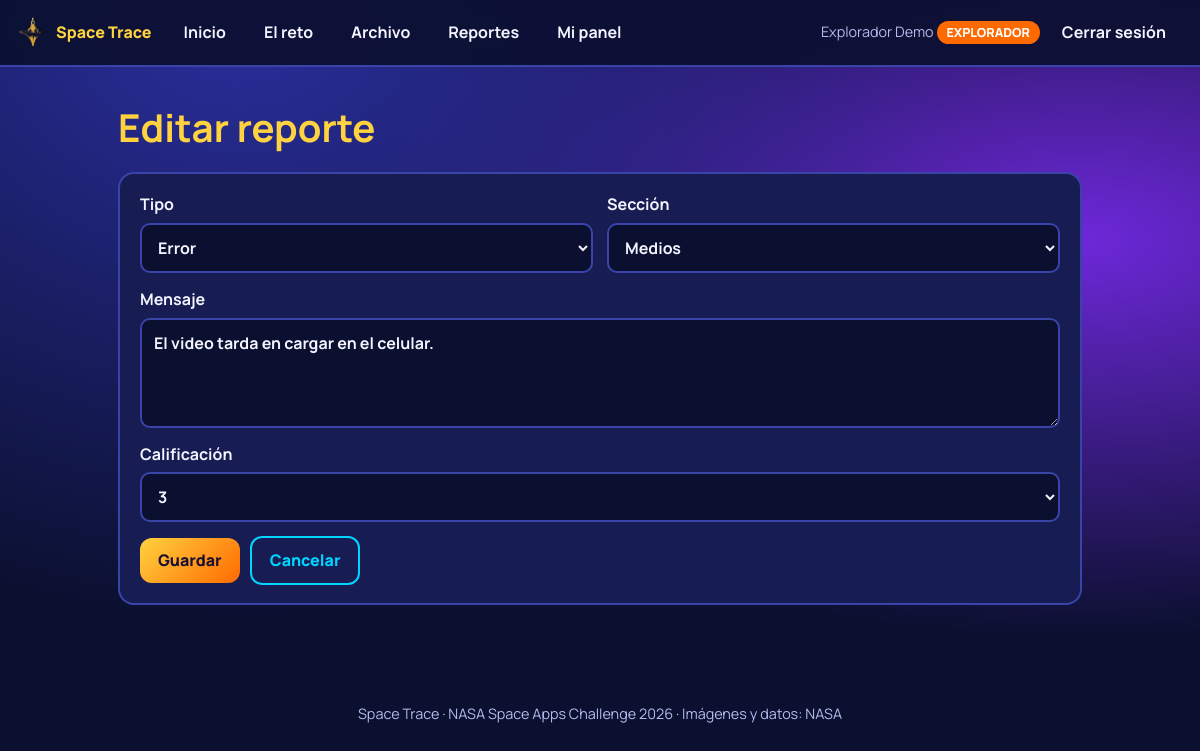
Screenshot of /reportes/3/editar (signed in) with the database file from the repository.
### tables this page shows
CREATE TABLE users (
    id            INTEGER PRIMARY KEY AUTOINCREMENT,
    nombre        TEXT NOT NULL,
    email         TEXT NOT NULL UNIQUE,
    password_hash TEXT NOT NULL,
    rol           TEXT NOT NULL DEFAULT 'EXPLORADOR'
                  CHECK (rol IN ('ADMIN', 'EXPLORADOR')),
    activo        INTEGER NOT NULL DEFAULT 1,
    creado        TEXT NOT NULL
);

CREATE TABLE reportes (
    id          INTEGER PRIMARY KEY AUTOINCREMENT,
    user_id     INTEGER NOT NULL REFERENCES users(id) ON DELETE CASCADE,
    tipo        TEXT NOT NULL CHECK (tipo IN ('Comentario', 'Error', 'Sugerencia')),
    seccion     TEXT NOT NULL,
    mensaje     TEXT NOT NULL,
    calificacion INTEGER CHECK (calificacion IS NULL OR calificacion BETWEEN 1 AND 5),
    estado      TEXT NOT NULL DEFAULT 'Pendiente'
                CHECK (estado IN ('Pendiente', 'En revisión', 'Resuelto')),
    respuesta   TEXT NOT NULL DEFAULT '',
    creado      TEXT NOT NULL,
    actualizado TEXT NOT NULL
);

### spacetrace/reportes.py (the view, shortened to what this page needs)
@bp.route("/reportes/<int:reporte_id>/editar", methods=["GET", "POST"])
@login_required
def editar(reporte_id):
    r = obtener_reporte(reporte_id)
    if r["user_id"] != g.user["id"]:
        abort(403)
    if r["estado"] != "Pendiente":
        flash("Solo puedes editar reportes que siguen pendientes.", "error")
        return redirect(url_for("reportes.lista"))
    return render_template("reportes/editar.html", r=r, TIPOS=TIPOS, SECCIONES=SECCIONES)

### spacetrace/auth.py (called while the page is built)
def csrf_token():
    if "_csrf" not in session:
        session["_csrf"] = secrets.token_hex(16)
    return session["_csrf"]

def verificar_csrf():
    if not current_app.config.get("CSRF_ENABLED", True):
        return
    if request.method in ("POST", "PUT", "PATCH", "DELETE"):
        enviado = request.form.get("csrf_token", "")
        esperado = session.get("_csrf", "")
        if not esperado or not secrets.compare_digest(enviado, esperado):
            abort(400, "Token CSRF inválido. Recarga la página e inténtalo de nuevo.")

def cargar_usuario():
    user_id = session.get("user_id")
    g.user = None
    if user_id is not None:
        user = get_db().execute(
            "SELECT id, nombre, email, rol, activo FROM users WHERE id = ?", (user_id,)
        ).fetchone()
        if user and user["activo"]:
            g.user = user
        else:
            session.pop("user_id", None)

def login_required(view):
    @functools.wraps(view)
    def wrapped(**kwargs):
        if g.user is None:
            flash("Inicia sesión para continuar.", "info")
            return redirect(url_for("auth.login", next=request.path))
        return view(**kwargs)
    return wrapped

### spacetrace/db.py (called while the page is built)
def get_db():
    if "db" not in g:
        g.db = sqlite3.connect(current_app.config["DATABASE"])
        g.db.row_factory = sqlite3.Row
        g.db.execute("PRAGMA foreign_keys = ON")
    return g.db

### spacetrace/reportes.py (called while the page is built)
def obtener_reporte(reporte_id):
    r = get_db().execute(
        "SELECT r.*, u.nombre AS autor FROM reportes r "
        "JOIN users u ON u.id = r.user_id WHERE r.id = ?", (reporte_id,)).fetchone()
    if r is None:
        abort(404)
    return r

### spacetrace/templates/reportes/editar.html (shortened to what this page needs)
{% extends "base.html" %}
{% block contenido %}
<h1>Editar reporte</h1>
<form class="card f" method="post">
  <div class="cols2">
    <label>Tipo<select name="tipo">{% for t in TIPOS %}<option {{ 'selected' if t == r['tipo'] }}>{{ t }}</option>{% endfor %}</select></label>
    <label>Sección<select name="seccion">{% for s in SECCIONES %}<option {{ 'selected' if s == r['seccion'] }}>{{ s }}</option>{% endfor %}</select></label>
  </div>
  <label>Mensaje<textarea name="mensaje" required maxlength="1000">{{ r['mensaje'] }}</textarea></label>
  <label>Calificación<select name="calificacion"><option value="">Sin calificar</option>{% for n in range(1,6) %}<option {{ 'selected' if r['calificacion'] == n }}>{{ n }}</option>{% endfor %}</select></label>
  <div class="row"><button class="btn" type="submit">Guardar</button><a class="btn sec" href="{{ url_for('reportes.lista') }}">Cancelar</a></div>
</form>
{% endblock %}

### spacetrace/templates/base.html (shortened to what this page needs)
<!DOCTYPE html>
<html lang="es">
<head>
  <link rel="stylesheet" href="{{ url_for('static', filename='css/modulos.css') }}?v=1">
</head>
<body class="mod">
<nav class="mod-nav" aria-label="Navegación principal">
  <a class="brand" href="{{ url_for('home') }}"><img src="{{ url_for('static', filename='img/Logo/Logo.png') }}" alt="">Space Trace</a>
  <a class="l" href="{{ url_for('home') }}">Inicio</a>
  <a class="l" href="{{ url_for('reto') }}">El reto</a>
  <a class="l" href="{{ url_for('equipos.lista') }}">Archivo</a>
  {% if usuario %}<a class="l" href="{{ url_for('reportes.lista') }}">Reportes</a><a class="l" href="{{ url_for('equipos.panel') }}">Mi panel</a>{% endif %}
  {% if usuario %}
    <span class="who">{{ usuario['nombre'] }} <span class="badge {{ 'admin' if usuario['rol'] == 'ADMIN' }}">{{ usuario['rol'] }}</span></span>
    <form class="inline" method="post" action="{{ url_for('auth.logout') }}">
      <button class="l" type="submit">Cerrar sesión</button>
    </form>
  {% else %}
    <a class="l" href="{{ url_for('auth.login') }}">Iniciar sesión</a>
    <a class="btn sm" href="{{ url_for('auth.registro') }}">Registrarse</a>
  {% endif %}
</nav>
<main class="mod-main">
  {% block contenido %}{% endblock %}
</main>
<footer class="mod-foot">Space Trace · NASA Space Apps Challenge 2026 · Imágenes y datos: NASA</footer>
</body>
</html>

### static/css/modulos.css (style rules this page uses)
:root { --m-bg:#0b1030;--m-bg2:#141a4a;--m-card:#171d52;--m-line:#3a44a8;--m-fg:#f3f4ff;--m-muted:#b4bbea; --m-a:#ffd23f;--m-b:#ff6a00;--m-c:#00d4ff;--m-ok:#2ee59d;--m-err:#ff5d73 }
* { box-sizing:border-box }
body.mod { margin:0;font-family:"Manrope","Segoe UI",system-ui,sans-serif;color:var(--m-fg); background:radial-gradient(ellipse at 20% 0%,#2b2fa0 0%,transparent 55%),radial-gradient(ellipse at 90% 30%,#6d28d9 0%,transparent 50%),var(--m-bg); min-height:100vh;line-height:1.55 }
.mod a { color:var(--m-c) }
.mod-nav { position:sticky;top:0;z-index:20;display:flex;flex-wrap:wrap;gap:6px;align-items:center; padding:10px 18px;background:rgba(11,16,48,.92);backdrop-filter:blur(8px);border-bottom:2px solid var(--m-line) }
.mod-nav .brand { display:flex;align-items:center;gap:8px;font-weight:800;color:var(--m-a);text-decoration:none;margin-right:10px }
.mod-nav .brand img { width:30px;height:30px;border-radius:8px }
.mod-nav a.l,.mod-nav button.l { color:var(--m-fg);text-decoration:none;font-weight:700;padding:8px 14px;border-radius:999px; border:2px solid transparent;background:none;font:inherit;font-weight:700;cursor:pointer }
.mod-nav .who { color:var(--m-muted);font-size:.9rem }
.badge { display:inline-block;padding:2px 10px;border-radius:999px;font-size:.78rem;font-weight:800;background:var(--m-b);color:#fff }
main.mod-main { max-width:1000px;margin:0 auto;padding:24px 18px 60px }
h1 { font-size:clamp(1.7rem,4vw,2.4rem);margin:.2em 0 .3em;color:var(--m-a) }
.card { background:var(--m-card);border:2px solid var(--m-line);border-radius:16px;padding:18px 20px;margin:14px 0 }
.btn { display:inline-block;border:0;border-radius:12px;padding:10px 18px;font:inherit;font-weight:800;cursor:pointer; text-decoration:none;background:linear-gradient(135deg,var(--m-a),var(--m-b));color:#1a1030 }
.btn.sec { background:transparent;border:2px solid var(--m-c);color:var(--m-c) }
.row { display:flex;flex-wrap:wrap;gap:10px;align-items:center }
form.f { display:grid;gap:14px }
label { font-weight:700;display:grid;gap:6px }
input,select,textarea { width:100%;padding:11px 12px;border-radius:10px;border:2px solid var(--m-line);background:#0b1030;color:var(--m-fg);font:inherit }
textarea { min-height:110px;resize:vertical }
.cols2 { display:grid;grid-template-columns:1fr 1fr;gap:14px }
.inline { display:inline }
footer.mod-foot { text-align:center;color:var(--m-muted);padding:24px;font-size:.9rem }
.mod a.btn { color:#1a1030 }
.mod a.btn.sec { color:var(--m-c) }

### rows the page displays
users: nombre "Explorador Demo", rol "EXPLORADOR"
reportes: mensaje "El video tarda en cargar en el celular."

### other values shown
form field tipo "Error"
form field seccion "Medios"
form field calificacion "3"
